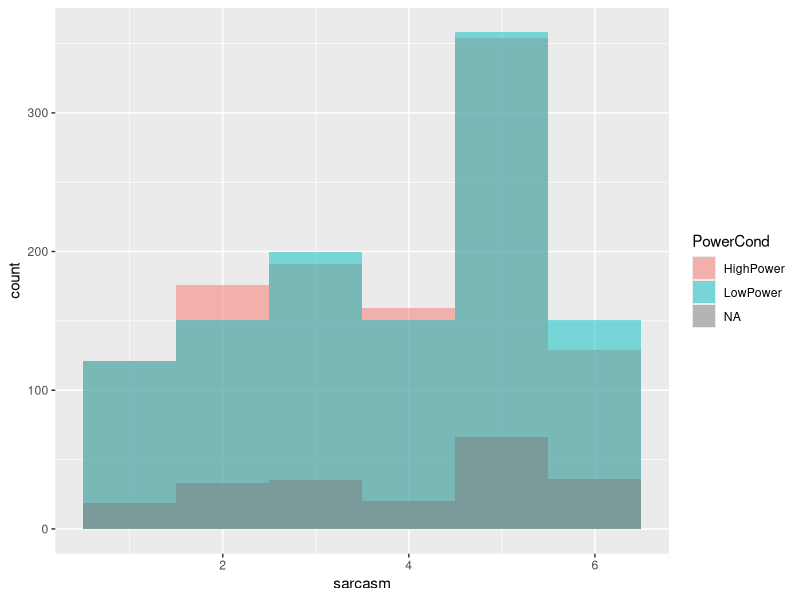
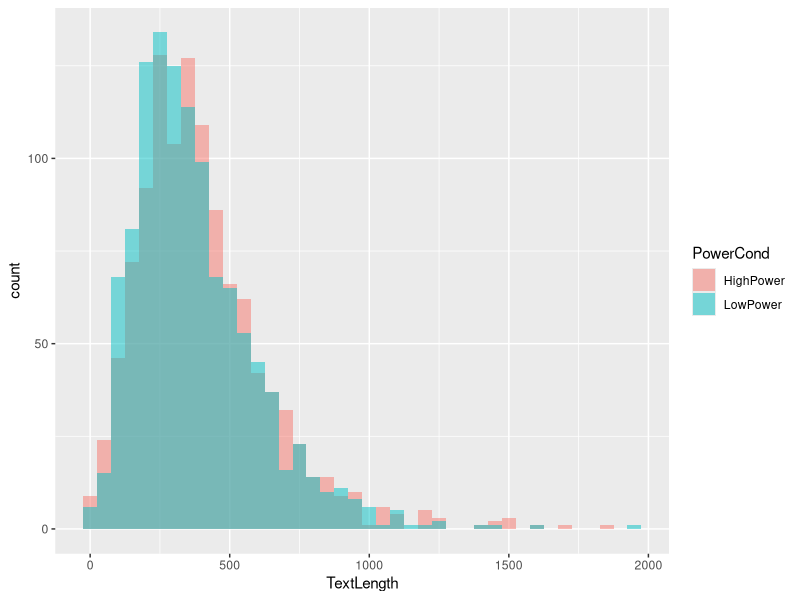
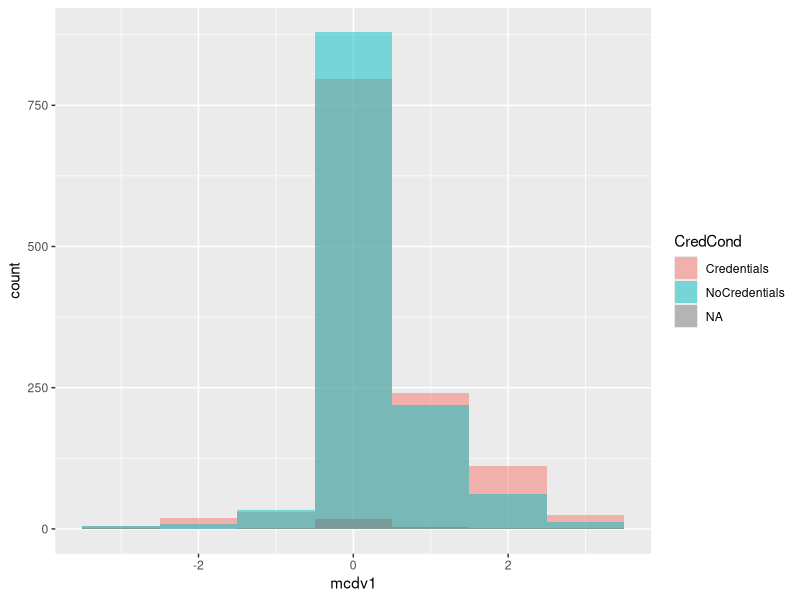
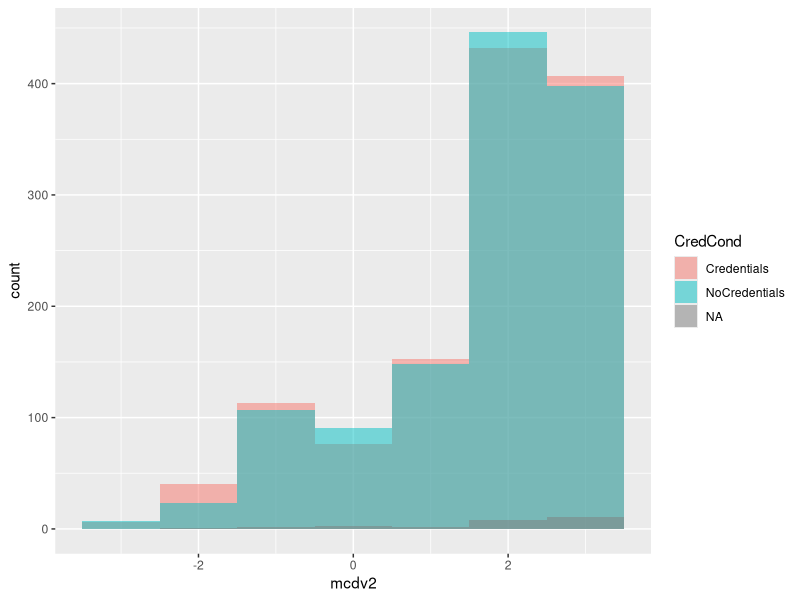
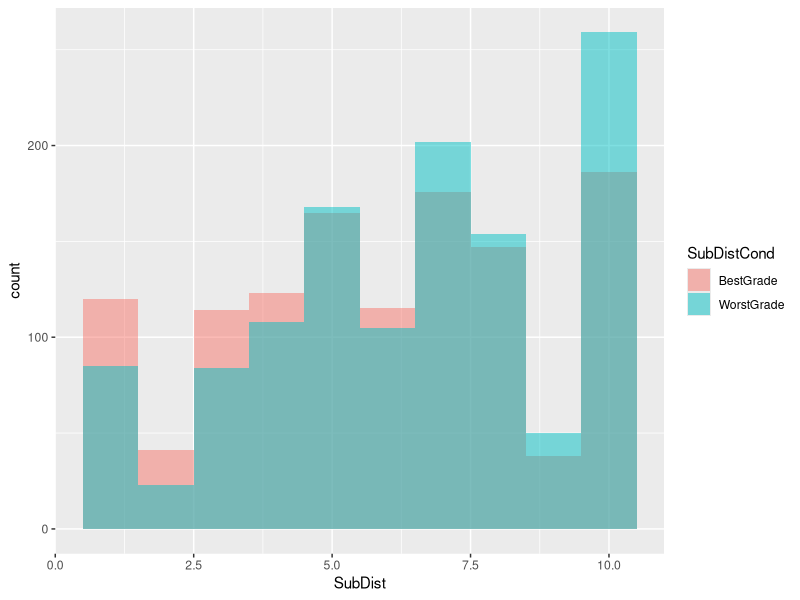
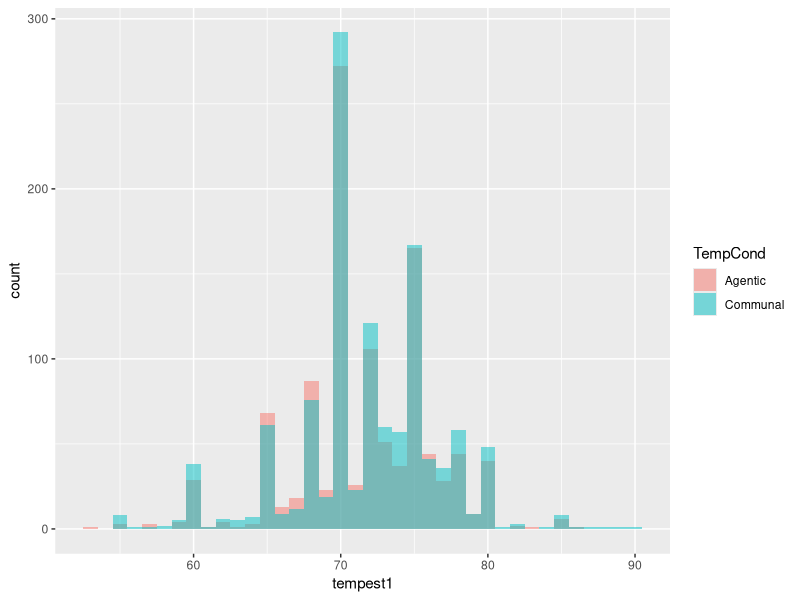
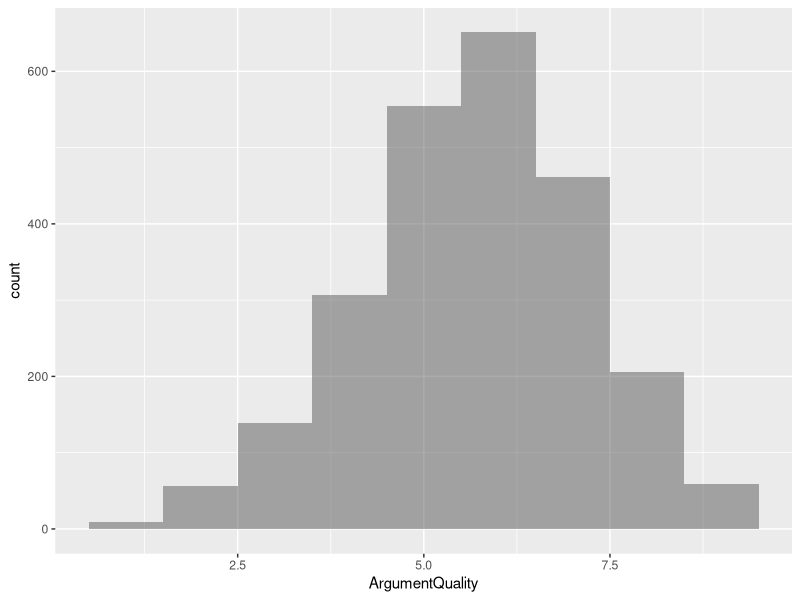
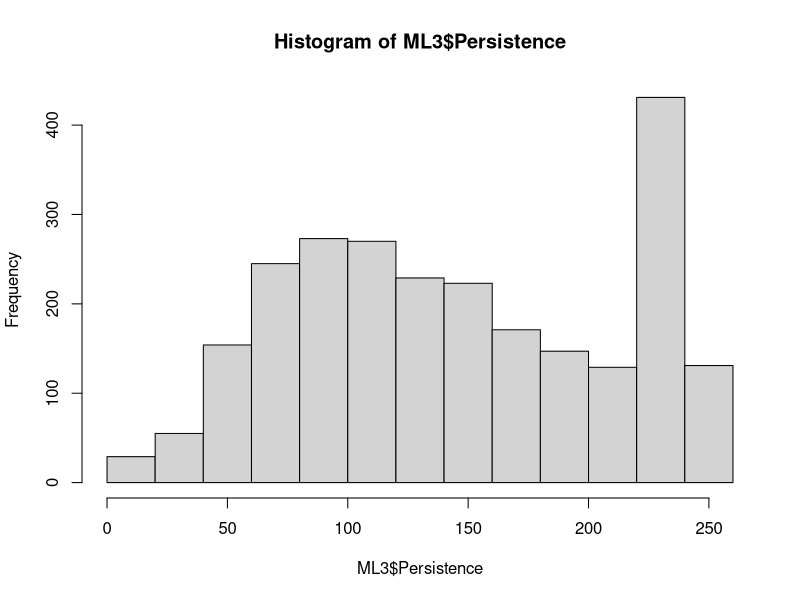

Here is the R script that generated these plots, in order:
######################ML3 Descriptives#########################

###Getting Started###
#First, go to this project's OSF page (https://osf.io/ct89g/) and download the file ML3AllSites.csv from the files section.  Place it on your desktop and run the following line, filling in your username.

setwd("/Users/YourName/Desktop") #Or the alternative path to your desktop depending on your computer (this will work for Mac)


#Loading the data#
##setting my working directory, you don't need to run the next line
setwd("/Users/Charlie/Desktop/ML3 Data Analysis")
#run this one
ML3<-read.csv(file="ML3AllSites.csv",header=TRUE,stringsAsFactors=FALSE)

###Installing necessary packages
#If you haven't downloaded these packages, do so, then require them.  This will require you to select a CRAN mirror.  Choose the location nearest you.
install.packages("doBy")
require(doBy)
install.packages("ggplot2")
require(ggplot2)


###Descriptives are programmed to run as you run each line.  Graphs will appear in a second window.  Warning messages about NAs being coerced when converting data are fine.

###################Descriptives###################

########################################################################
###Power and Perspective Taking###
########################################################################
ML3$sarcasm<-as.integer(ML3$sarcasm)
###Power and perspective taking DV
summaryBy(sarcasm~PowerCond,data=ML3,FUN=list(mean,max,min,median,sd),na.rm=TRUE)
summaryBy(sarcasm~PowerCond,data=ML3,FUN=list(length))
#Note-those in NA row did not write anything for the manipulated prompt
str(ML3$PowerCond)
?summaryBy

ggplot(ML3,aes(x=sarcasm,fill=PowerCond))+geom_histogram(binwidth=1,alpha=.5,position="identity")

###Length of response for power prompt
###Splitting by condition
LowPower<-subset(ML3,ML3$PowerCond=="LowPower")
HighPower<-subset(ML3,ML3$PowerCond=="HighPower")

LowPower$PowerText<-LowPower$lowpower
HighPower$PowerText<-HighPower$highpower
PowerData<-rbind(LowPower,HighPower)
head(PowerData)
tail(PowerData)
str(PowerData$PowerText)
PowerData$TextLength<-nchar(PowerData$PowerText,allowNA=TRUE)
list(PowerData$TextLength)

str(PowerData$TextLength)
summaryBy(TextLength~PowerCond,data=PowerData,FUN=list(mean,max,min,median,sd),na.rm=TRUE)

ggplot(PowerData,aes(x=TextLength,fill=PowerCond))+geom_histogram(binwidth=50,alpha=.5,position="identity")

########################################################################
###Moral Credentials DVs###
########################################################################
ML3$mcdv1<-as.integer(ML3$mcdv1)
summaryBy(mcdv1~CredCond*Genderfactor,data=ML3,FUN=list(mean,max,min,median,sd),na.rm=TRUE)
summaryBy(mcdv1~CredCond*Genderfactor,data=ML3,FUN=list(length))

ggplot(ML3,aes(x=mcdv1,fill=CredCond))+geom_histogram(binwidth=1,alpha=.5,position="identity")

ML3$mcdv2<-as.integer(ML3$mcdv2)
summaryBy(mcdv2~CredCond*Genderfactor,data=ML3,FUN=list(mean,max,min,median,sd),na.rm=TRUE)

ggplot(ML3,aes(x=mcdv2,fill=CredCond))+geom_histogram(binwidth=1,alpha=.5,position="identity")

########################################################################
###Self esteem and subjective distance DV (subjective distance from class)
########################################################################
BestGrade<-subset(ML3,ML3$SubDistCond=="BestGrade")
WorstGrade<-subset(ML3,ML3$SubDistCond=="WorstGrade")
head(BestGrade)
head(WorstGrade)
tail(WorstGrade)

BestGrade$SubDist<-BestGrade$bestgrade3
WorstGrade$SubDist<-WorstGrade$worstgrade3
BestGrade$TimeSince<-BestGrade$bestgrade1
WorstGrade$TimeSince<-WorstGrade$worstgrade1
SESDdata<-rbind(BestGrade,WorstGrade)
head(SESDdata)
tail(SESDdata)

SESDdata$SubDist<-as.integer(SESDdata$SubDist)
summaryBy(SubDist~SubDistCond,data=SESDdata,FUN=list(mean,max,min,median,sd),na.rm=TRUE)
summaryBy(SubDist~SubDistCond,data=SESDdata,FUN=list(length))

ggplot(SESDdata,aes(x=SubDist,fill=SubDistCond))+geom_histogram(binwidth=1,alpha=.5,position="identity")

########################################################################
###Warmer hearts warmer rooms DV (temperature estimate)
########################################################################
ML3$tempest1<-as.integer(ML3$tempest1)
str(ML3$tempest1)
tempclean1<-subset(ML3,ML3$tempest1<95)
TempClean<-subset(tempclean1,tempclean1$tempest1>50)
head(TempClean)

summaryBy(tempest1~TempCond,data=TempClean,FUN=list(mean,max,min,median,sd),na.rm=TRUE)

ggplot(TempClean,aes(x=tempest1,fill=TempCond))+geom_histogram(binwidth=1,alpha=.5,position="identity")

########################################################################
###ELM DV (argument quality rating)
########################################################################
summaryBy(ArgumentQuality~ELMCond,data=ML3,FUN=list(mean,max,min,median,sd),na.rm=TRUE)

ggplot(ML3,aes(x=ArgumentQuality,fill=ELMCond))+geom_histogram(binwidth=1,alpha=.5,position="identity")

########################################################################
###Persistence
########################################################################
head(ML3)
summary(ML3$Persistence)
sd(ML3$Persistence,na.rm=TRUE)
hist(ML3$Persistence)

########################################################################
###Weight as importance DV
########################################################################
str(ML3$IIResponse)
ML3$IIResponse<-as.integer(ML3$IIResponse)
summaryBy(IIResponse~ClipboardWeight*ClipBoardMaterial,data=ML3,FUN=list(mean,max,min,median,sd),na.rm=TRUE)

ggplot(ML3,aes(x=IIResponse,fill=ClipboardWeight))+geom_histogram(binwidth=1,alpha=.5,position="identity")

########################################################################
###Metaphoric Restructuring
########################################################################

#All categorical

##########################Individual Differences##########################

head(ML3)

###Attention###
table(ML3$AttentionCheck)

#############BIG FIVE###############
###Openness
summary(ML3$Openness)
sd(ML3$Openness,na.rm=TRUE)
hist(ML3$Openness)

###Conscientiousness
summary(ML3$Conscientiousness)
sd(ML3$Conscientiousness,na.rm=TRUE)
hist(ML3$Conscientiousness)

###Extraversion
summary(ML3$Extraversion)
sd(ML3$Extraversion,na.rm=TRUE)
hist(ML3$Extraversion)

###Agreeableness
summary(ML3$Agreeableness)
sd(ML3$Agreeableness,na.rm=TRUE)
hist(ML3$Agreeableness)

###Neuroticism
summary(ML3$Neuroticism)
sd(ML3$Neuroticism,na.rm=TRUE)
hist(ML3$Neuroticism)

#############INTRINSIC MOTIVATION###############
summary(ML3$Intrinsic)
sd(ML3$Intrinsic,na.rm=TRUE)
hist(ML3$Intrinsic)

#############MOOD###############
summary(ML3$Mood)
sd(ML3$Mood,na.rm=TRUE)
hist(ML3$Mood)

#############NEED FOR COGNITION###############
summary(ML3$NFC)
sd(ML3$NFC,na.rm=TRUE)
hist(ML3$NFC)

#############REPORTED EFFORT###############
#1(no effort)-5(tried my hardest) scale
summary(ML3$ReportedEffort)
sd(ML3$ReportedEffort,na.rm=TRUE)
hist(ML3$ReportedEffort)

#############REPORTED ATTENTION###############
#1(none)-5(I have my undivided attention) scale
summary(ML3$ReportedAttention)
sd(ML3$ReportedAttention,na.rm=TRUE)
hist(ML3$ReportedAttention)

#############SELF-ESTEEM###############
#1(not very true of me)-7(very true of me) scale
#statement is: I have high self-esteem
summary(ML3$SelfEsteem)
sd(ML3$SelfEsteem,na.rm=TRUE)
hist(ML3$SelfEsteem)

#############STRESS###############
#Higher scores indicate more stress
summary(ML3$Stress)
sd(ML3$Stress,na.rm=TRUE)
hist(ML3$Stress)

##########################Demographics#################################
###See Variable Codebook###